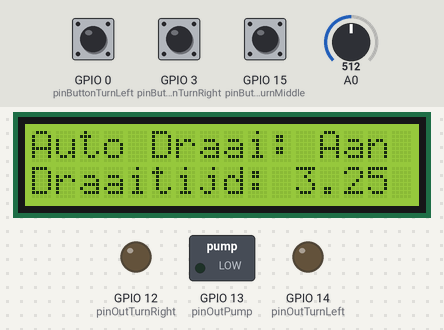
Recording of a sketch running on a simulated ESP8266 (NodeMCU). Shown: 16×2 character LCD, switched loads named in the sketch (green lamp = pin HIGH), output pins drawn as LEDs (lit = HIGH). The test bench sets the inputs (shaded band); at power-on: GPIO 3 (pinButtonTurnRight) HIGH, A0 = 512, GPIO 15 (pinButtonTurnMiddle) LOW, GPIO 0 (pinButtonTurnLeft) HIGH. WiFi joins after 1.5 s; servers stay silent unless stated; network time is answered at once with the bench clock; the local clock reads 2024-03-15 10:24:30 at power-on unless the sketch sets it; what the sketch prints to the serial monitor is not drawn.

Above: at 2.7 s.
2.8 s: GPIO 3 (pinButtonTurnRight) pulled LOW for 0.15 s
At 3.7 s:
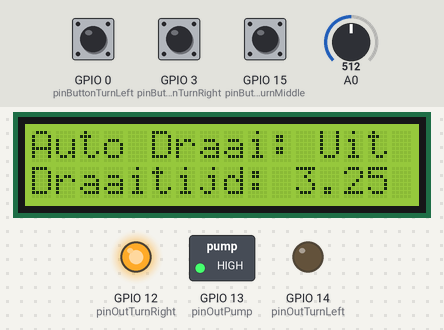
5.9 s: A0 set to 539
8.9 s: A0 set to 573
At 9.3 s:
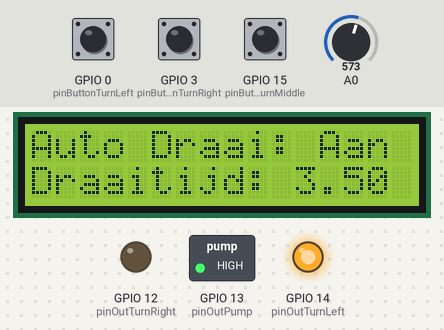
11.9 s: GPIO 15 (pinButtonTurnMiddle) pulled HIGH for 0.15 s
At 12.4 s:
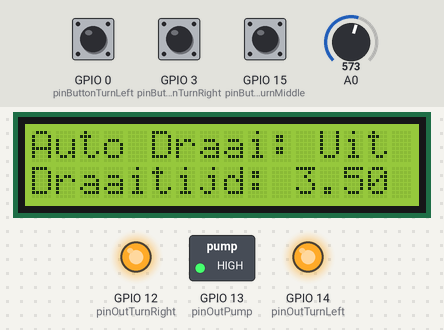
15.0 s: GPIO 0 (pinButtonTurnLeft) pulled LOW for 0.15 s
18.1 s: GPIO 0 (pinButtonTurnLeft) pulled LOW for 1 s
At 18.4 s:
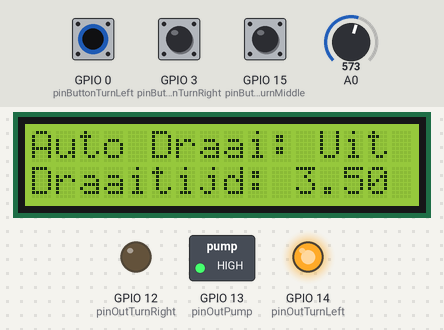
Timing chart, 0 to 24.6 s (numbered marks = the images above; inputs shaded):
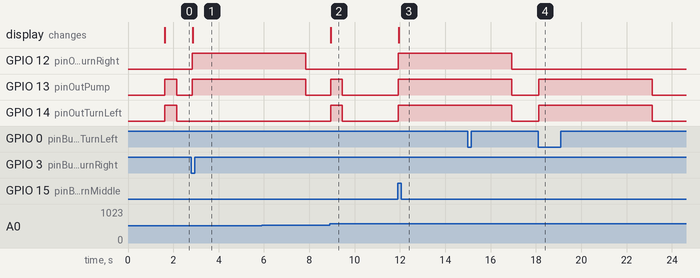

Measured:
- the behaviour switches between 555 and 556 on A0 (found by bisection; images 1 and 2)
- after the input at 2.8 s, GPIO 12 (pinOutTurnRight), GPIO 13 (pinOutPump): LOW → HIGH at once; the display: changes after 0.06 s (image 1)
- after the input at 8.9 s, GPIO 13 (pinOutPump), GPIO 14 (pinOutTurnLeft): LOW → HIGH at once, → LOW 0.52 s later; the display: changes at once (image 2)
- after the input at 11.9 s, GPIO 12 (pinOutTurnRight), GPIO 13 (pinOutPump), GPIO 14 (pinOutTurnLeft): LOW → HIGH at once; the display: changes after 0.05 s (image 3)
- after the input at 18.1 s, GPIO 13 (pinOutPump), GPIO 14 (pinOutTurnLeft): LOW → HIGH at once, → LOW 5.0 s later

The sketch:

restAPI_V4.0.2.ino
```cpp
#include "Arduino.h"
#include <ESP8266WiFi.h>
#include <WiFiUdp.h>

// Time stuff
#include "NTPClient.h"
#include <time.h>

// Current Date/Time
// Define NTP Client to get time
WiFiUDP ntpUDP;
NTPClient timeClient(ntpUDP, "nl.pool.ntp.org");


// JSON data types
int turns = 0;
bool tolong = false;
unsigned long lastTurn = 0;

// Inputs
const byte pinButtonTurnLeft = 0;     // D3
const byte pinButtonTurnRight = 3;    // RX
const byte pinButtonTurnMiddle = 15;  // D8

// Outputs
const byte pinOutTurnLeft = 14;   // D5
const byte pinOutTurnRight = 12;  // D6
const byte pinOutPump = 13;       // D7

// I2C
const byte SDA_DATA = 4;   // D2
const byte SCL_CLOCK = 5;  // D1

// Variables for turning
bool enableAutoTurn = false;
byte currentSide = -1;
float autoTurnTime = 0.25;
const float MaxTime = 6.0;

// Init functions
void checkToLong();
void setupDisplay();
void updateDisplay();

// WebConnector.h
void handleNotFound();
void setupWifi();
void setupServer();
void updateMDNS();
void handleServerClient();
void setupTime();
void updateTime();
void restServerRouting();
void setData();

// ButtonAction.h
float readPot();
void clearButtonsPressed();
void updateTurnTime();
void readButtons();

// DisplayAction.h
void setupDisplay();
void updateDisplay();

// TurnAction.h
void updateTurns();
void addCurrentTimestamp();
void removeOldTimestamps();

void setup() {

  // Start Serial
  Serial.begin(115200);

  // Pins
  pinMode(pinButtonTurnLeft, INPUT);
  pinMode(pinButtonTurnRight, INPUT_PULLUP);
  pinMode(pinButtonTurnMiddle, INPUT);

  pinMode(pinOutTurnLeft, OUTPUT);
  pinMode(pinOutTurnRight, OUTPUT);
  pinMode(pinOutPump, OUTPUT);

  // Setup LCD
  setupDisplay();

  // Setup wifi
  setupWifi();

  // Set server routing
  restServerRouting();

  setupServer();

  setupTime();
}

void loop() {

  // Serial.println("Hello World");

  // Serial.println("Before handleClient");
  handleServerClient();

  // Serial.println("Before updateMDNS");
  updateMDNS();

  // Serial.println("Before timeclient update");
  timeClient.update();

  // Serial.println("Before ReadButtons");
  readButtons();

  // Serial.println("Before updateTurnTime");
  updateTurnTime();

  // Serial.println("Before updateDisplay");
  updateDisplay();

  // Serial.println("Before updateTurns");
  updateTurns();

  autoTurnAction();
  // Serial.println(enableAutoTurn);
}

void checkToLong() {
  // If the current time that patient has been on one side (plus 30 seconds) is longer than the specified time it sets "tolong" to true
  tolong = (timeClient.getEpochTime() + 30 > (lastTurn + (autoTurnTime * 60 * 60)));
}

void autoTurnAction() {
  const unsigned long OUTPUT_DELAY = 500;  // Adjust the value as needed (in milliseconds)

  // Calculate the switch delay based on autoTurnTime
  unsigned long switchDelay = autoTurnTime * 60;
  Serial.println(switchDelay);

  static unsigned long lastTurn = 0;
  static unsigned long turnOffTime = 0;
  static bool isTurning = false;

  if (enableAutoTurn) {
    if (!isTurning) {
      if (millis() >= turnOffTime) {
        isTurning = true;
        digitalWrite(pinOutPump, HIGH);

        if (currentSide == 0) {
          digitalWrite(pinOutTurnLeft, LOW);
          digitalWrite(pinOutTurnRight, HIGH);
          currentSide = 1; // Switch to RIGHT
        } else {
          digitalWrite(pinOutTurnLeft, HIGH);
          digitalWrite(pinOutTurnRight, LOW);
          currentSide = 0; // Switch to LEFT
        }

        lastTurn = timeClient.getEpochTime(); // Save the current epoch time as the last turn
        turnOffTime = millis() + OUTPUT_DELAY;
      }
    } else {
      if (millis() >= turnOffTime) {
        digitalWrite(pinOutTurnLeft, LOW);
        digitalWrite(pinOutTurnRight, LOW);
        digitalWrite(pinOutPump, LOW);
        // isTurning = false;
        turnOffTime = millis() + OUTPUT_DELAY;
      } else if (timeClient.getEpochTime() >= (lastTurn + switchDelay)) {
        isTurning = false;
        turnOffTime = millis() + OUTPUT_DELAY;
      }
    }
  } else {
    isTurning = false;
  }
}
```

ButtonAction.cpp
```cpp
#include <Arduino.h>  // Include the Arduino.h header file

#include "ButtonAction.h"

// Time stuff
#include "NTPClient.h"
#include <time.h>

const unsigned long DEBOUNCE_DELAY = 50;  // Adjust the value as needed
const unsigned long OUTPUT_DELAY = 5000;  // Adjust the value as needed
int activeButton = -1;                    // Current active button
unsigned long lastButtonPressTime = 0;    // Time since a button was pressed

// Debounce Variables for the buttons
unsigned long lastDebounceTimeLeft = 0;
unsigned long lastDebounceTimeRight = 0;
unsigned long lastDebounceTimeMiddle = 0;

// Variable to keep track if the potiometer has been turned
float previousValue = 0.25;

// Function to read and convert the potmeter value
float readPot() {

  // Read the value of the potentiometer connected to A0
  int potValue = analogRead(A0);

  // Map the potentiometer value directly to the desired range (0.25-6) with intervals of 0.25
  float finalValue = potValue / 1023.0 * 5.75 + 0.25;

  // Round the final value to the nearest multiple of 0.25
  finalValue = round(finalValue / 0.25) * 0.25;

  // Check if the current finalValue is different from the previous value
  if (finalValue != previousValue) {
    // Set enableAutoTurn to true if the value has changed
    enableAutoTurn = true;

    // Update the previousValue with the current finalValue
    previousValue = finalValue;
  }

  // Return the mapped and rounded value
  return finalValue;
}

// Update the autoTurnTime
void updateTurnTime() {
  autoTurnTime = readPot();
}

void clearButtonsPressed() {
  digitalWrite(pinOutTurnLeft, LOW);
  digitalWrite(pinOutTurnRight, LOW);
  digitalWrite(pinOutPump, LOW);
}

void readButtons() {

  // Check left button
  int leftButtonState = digitalRead(pinButtonTurnLeft);
  // Serial.print("Links: ");
  // Serial.println(leftButtonState);
  if (leftButtonState == LOW && (millis() - lastDebounceTimeLeft) > DEBOUNCE_DELAY) {
    if (activeButton == 0 && (millis() - lastButtonPressTime < OUTPUT_DELAY)) {
      // Left button is already active and the delay has passed, no need to do anything
      return;
    }
    if (activeButton != 0 && activeButton != -1) {
      // Clear previous active button outputs if the delay has passed
      if (millis() - lastButtonPressTime >= OUTPUT_DELAY) {
        clearButtonsPressed();
        activeButton = -1;
      }
      return;  // Exit the function to prevent activating button 1 outputs
    }
    digitalWrite(pinOutTurnLeft, HIGH);
    digitalWrite(pinOutPump, HIGH);
    enableAutoTurn = false;
    currentSide = 0;
    lastDebounceTimeLeft = millis();
    lastButtonPressTime = millis();
    activeButton = 0;  // Set left button as the active button
    lastTurn = timeClient.getEpochTime();
  }

  yield();

  // Check right button
  int rightButtonState = digitalRead(pinButtonTurnRight);
  if (rightButtonState == LOW && (millis() - lastDebounceTimeRight) > DEBOUNCE_DELAY) {
    if (activeButton == 1 && (millis() - lastButtonPressTime < OUTPUT_DELAY)) {
      // Left button is already active and the delay has passed, no need to do anything
      return;
    }
    if (activeButton != 1 && activeButton != -1) {
      // Clear previous active button outputs if the delay has passed
      if (millis() - lastButtonPressTime >= OUTPUT_DELAY) {
        clearButtonsPressed();
        activeButton = -1;
      }
      return;  // Exit the function to prevent activating button 2 outputs
    }
    // Turn on the outputs
    digitalWrite(pinOutTurnRight, HIGH);
    digitalWrite(pinOutPump, HIGH);

    // Disable AutoTurn
    enableAutoTurn = false;

    // Set the current side
    currentSide = 1;

    // Variables for debounce and 1 button pressed max
    lastDebounceTimeRight = millis();
    lastButtonPressTime = millis();
    activeButton = 1;  // Set right button as the active button

    // Update the lastturn time
    lastTurn = timeClient.getEpochTime();
  }

  yield();

  // Check middle button
  int middleButtonState = digitalRead(pinButtonTurnMiddle);
  // Serial.print("Midden: ");
  // Serial.println(middleButtonState);
  if (middleButtonState == HIGH && (millis() - lastDebounceTimeMiddle) > DEBOUNCE_DELAY) {
    if (activeButton == 2 && (millis() - lastButtonPressTime < OUTPUT_DELAY)) {
      // Left button is already active and the delay has passed, no need to do anything
      return;
    }
    if (activeButton != 2 && activeButton != -1) {
      // Clear previous active button outputs if the delay has passed
      if (millis() - lastButtonPressTime >= OUTPUT_DELAY) {
        clearButtonsPressed();
        activeButton = -1;
      }
      return;  // Exit the function to prevent activating button 3 outputs
    }
    digitalWrite(pinOutTurnLeft, HIGH);
    digitalWrite(pinOutTurnRight, HIGH);
    digitalWrite(pinOutPump, HIGH);
    enableAutoTurn = false;
    currentSide = 2;
    lastDebounceTimeMiddle = millis();
    lastButtonPressTime = millis();
    activeButton = 2;  // Set middle button as the active button
    lastTurn = timeClient.getEpochTime();
  }

  // Clear outputs if the delay has passed since the last button press
  if ((millis() - lastButtonPressTime >= OUTPUT_DELAY ) && enableAutoTurn == false) {
    // Serial.println("Clearing outputs");
    clearButtonsPressed();
    activeButton = -1;
  }
}
```

ButtonAction.h
```cpp
#ifndef BUTTONACTION_H
#define BUTTONACTION_H

#include <Arduino.h>

// Time stuff
#include "NTPClient.h"
#include <time.h>

// Inputs
extern const byte pinButtonTurnLeft = 0;    // D3
extern const byte pinButtonTurnRight = 3;   // RX
extern const byte pinButtonTurnMiddle = 15;  // D8

// Outputs
extern const byte pinOutTurnLeft = 14;   // D5
extern const byte pinOutTurnRight = 12;  // D6
extern const byte pinOutPump = 13;      // D7

extern unsigned long lastTurn;
extern float autoTurnTime;
extern bool enableAutoTurn;
extern byte currentSide;

extern NTPClient timeClient;

float readPot();
void clearButtonsPressed();
void updateTurnTime();
void readButtons();

#endif
```

DisplayAction.cpp
```cpp
#include <Arduino.h> // Include the Arduino.h header file

#include "DisplayAction.h"

#include <LiquidCrystal_I2C.h>

// LCD variables
const int lcdColumns = 16;
const int lcdRows = 2;

// New lcd Object
LiquidCrystal_I2C lcd(0x27, lcdColumns, lcdRows);


// Setup the display, inilize the object and start the backlight
void setupDisplay() {
  lcd.init();
  lcd.backlight();
}

// Function for updating the display information
void updateDisplay() {
  lcd.clear();

  // Place the cursor in the top left corner (first row and first column)
  lcd.setCursor(0, 0);
  // if(enableAutoTurn == true) {
  //   lcd.print("Auto Draai: Aan");
  // } else {
  //   lcd.print("Auto Draai: Uit");
  // }

  // If EnableAutoTurn is true print it is on else print it if off
  lcd.print("Auto Draai: ");
  enableAutoTurn ? lcd.print("Aan") : lcd.print("Uit");

  //Move to second row and print the current autoTurnTime
  lcd.setCursor(0, 1);
  lcd.print("Draaitijd: ");
  lcd.print(autoTurnTime);
}
```

DisplayAction.h
```cpp
#ifndef DISPLAYACTION_H
#define DISPLAYACTION_H

extern bool enableAutoTurn;
extern float autoTurnTime;

void setupDisplay();
void updateDisplay();

#endif
```

TurnAction.cpp
```cpp
#include <Arduino.h> // Include the Arduino.h header file

#include "TurnAction.h"

#include <list>

// Number of hours multiplied with number of seconds in a hour
const unsigned long MAX_AGE = 24 * 60 * 60;

// const unsigned long MAX_AGE = 60;

// Variable to keep track if the patient has turned
unsigned long currentTurn = 0;

// List to hold all the timestamps the patient turned
std::list<unsigned long> previousTimestamps = {};

void updateTurns() {

  // Check if the patient turned
  if(currentTurn != lastTurn) {
    addCurrentTimestamp();
    currentTurn = lastTurn;
  }

  // Remove any timestamps older that MAX_AGE (24 hours)
  removeOldTimestamps();

  // Get the amount of turns made in the last MAX_AGE
  turns = previousTimestamps.size();

}

// Function to add the current timestamp to the list
void addCurrentTimestamp() {
  unsigned long currentTimestamp = timeClient.getEpochTime(); // Get the current timestamp in seconds
  previousTimestamps.push_back(currentTimestamp);
}

// Function to remove old timestamps from the list
void removeOldTimestamps() {
  unsigned long currentTimestamp = timeClient.getEpochTime(); // Get the current timestamp in seconds

  // Loop through the List and check if there is any date older than MAX_AGE
  for (auto it = previousTimestamps.begin(); it != previousTimestamps.end();) {
    if (currentTimestamp - *it >= MAX_AGE) {
      it = previousTimestamps.erase(it);
    } else {
      ++it;
    }
  }
}
```

TurnAction.h
```cpp
#ifndef TURNACTION_H
#define TURNACTION_H

#include "NTPClient.h"

extern NTPClient timeClient;

extern int turns;
extern unsigned long lastTurn;

void updateTurns();
void addCurrentTimestamp();
void removeOldTimestamps();

#endif
```

WebConnector.cpp
```cpp
#include <Arduino.h> // Include the Arduino.h header file

#include "WebConnector.h"

#include <ArduinoJson.h>
#include <ESP8266WiFi.h>
#include <ESP8266WebServer.h>
#include <ESP8266mDNS.h>

// Hostname
#define HOST "bp4"

// Wifi creds
// const char* ssid = "Ziggo-Bertens-2.4Ghz";
// const char* password = "BertensWifi2018";
const char* ssid = "X240";
const char* password = "pindakaas";

ESP8266WebServer server(80);

// Manage not found URL
void handleNotFound() {
  String message = "File Not Found\n\n";
  message += "URI: ";
  message += server.uri();
  message += "\nMethod: ";
  message += (server.method() == HTTP_GET) ? "GET" : "POST";
  message += "\nArguments: ";
  message += server.args();
  message += "\n";
  for (uint8_t i = 0; i < server.args(); i++) {
    message += " " + server.argName(i) + ": " + server.arg(i) + "\n";
  }
  server.send(404, "text/plain", message);
}

void setupWifi() {
  // Wifi setup
  WiFi.mode(WIFI_STA);
  WiFi.begin(ssid, password);

  // Wait for connection
  Serial.println("");
  while (WiFi.status() != WL_CONNECTED) {
    delay(500);
    Serial.print(".");
  }

  // Print connection details
  Serial.println("");
  Serial.print("Connected to ");
  Serial.println(ssid);
  Serial.print("IP address: ");
  Serial.println(WiFi.localIP());

  // Activate mDNS this is used to be able to connect to the server
  MDNS.addService("http", "tcp", 80);
  if (MDNS.begin(HOST)) {
    Serial.println("MDNS responder started");
  }
}

  // Update MDNS
void updateMDNS() {
  MDNS.update();
}

  // Start the rime client and update the time
void setupTime() {
  timeClient.begin();
  timeClient.update();
}

// Update the time
void updateTime() {
  timeClient.update();
}

void setupServer() {
  // Set not found response
  server.onNotFound(handleNotFound);

  // Start server
  server.begin();
  Serial.println("HTTP server started");
}

// Handle the server connection
void handleServerClient() {
  server.handleClient();
}


// Define routing
void restServerRouting() {
  server.on("/", HTTP_GET, []() {
    server.send(200, F("text/html"),
                F("Welcome to the REST Web Server"));
  });
  server.on(F("/data"), HTTP_GET, setData);
}

// Set the Json data to the web server
void setData() {
  // Mke a json object to store the Json data
  StaticJsonDocument<64> doc;

  // The data that gets uploaded to the json data server
  doc["tolong"] = tolong;
  doc["turns"] = turns;
  doc["lastturn"] = lastTurn;

  // Print the Json data to the server
  Serial.print(F("Stream..."));
  String buf;
  serializeJson(doc, buf);
  server.send(200, F("application/json"), buf);
  Serial.print(F("done."));
}
```

WebConnector.h
```cpp
#ifndef WEBCONNECTOR_H
#define WEBCONNECTOR_H

#include <ESP8266WiFi.h>
#include <ESP8266mDNS.h>
#include <ArduinoJson.h>
#include "NTPClient.h"

extern NTPClient timeClient;

extern unsigned int turns;
extern bool tolong;
extern unsigned long lastTurn;

void handleNotFound();
void setupWifi();
void updateMDNS();
void setupTime();
void updateTime();
void setupServer();
void handleServerClient();
void restServerRouting();
void setData();


#endif
```
